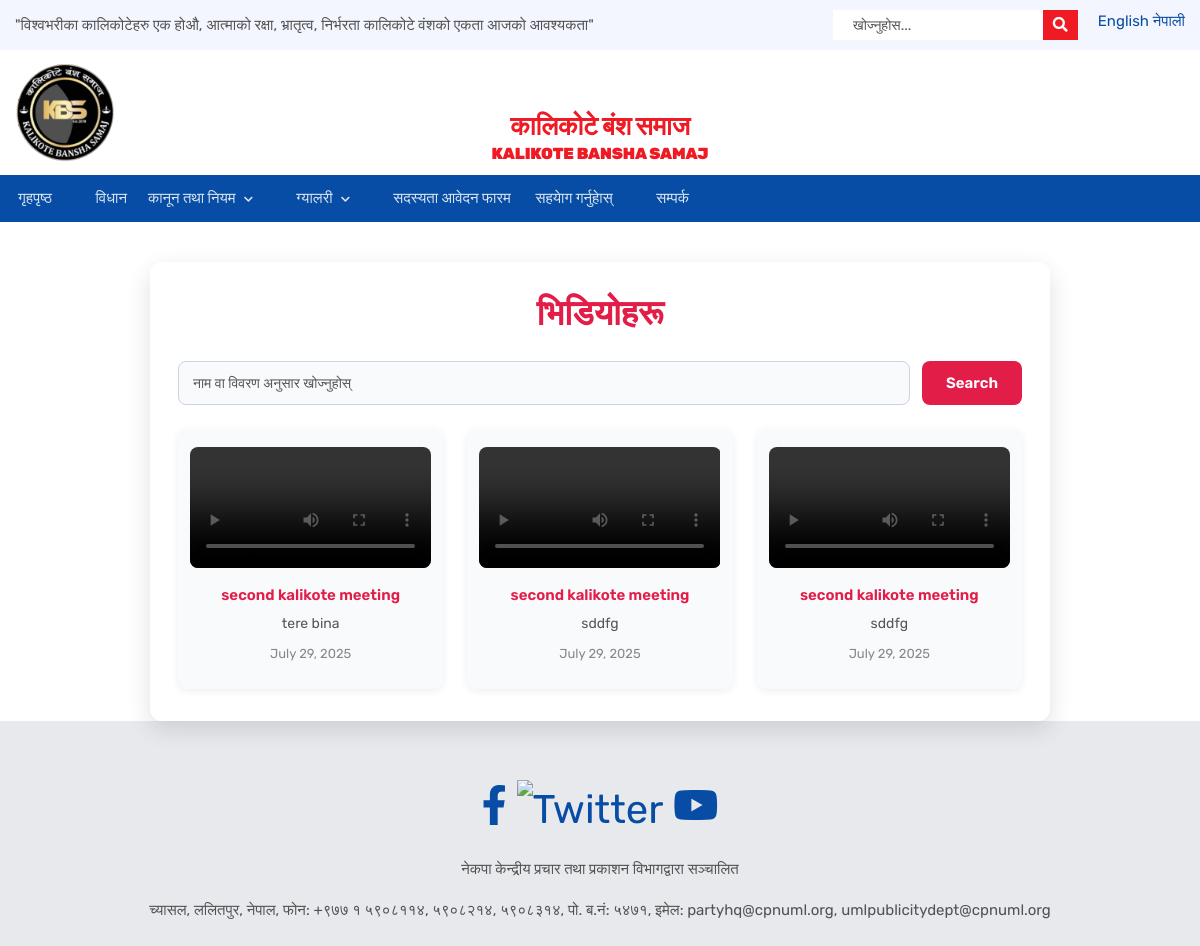
Screenshot of /videos/ with the database file from the repository.
### adminuses/models.py (models this page shows, shortened)
class Video(models.Model):
    title = models.CharField(max_length=100)
    video_file = models.FileField(upload_to='videos/')
    description = models.TextField(blank=True)
    date = models.DateField()

### gallery/views.py (the view)
# urls.py: path('videos/',video_gallery,name='video_gallery'),
def video_gallery(request):
    query = request.GET.get('q', '')
    if query:
        videos = Video.objects.filter(
            models.Q(title__icontains=query) | models.Q(description__icontains=query)
        )
    else:
        videos = Video.objects.all().order_by('-date')
    return render(request, 'video_gallery.html', {  'videos': videos})

### adminuses/context_processor.py (called while the page is built)
def logo_context(request):
    logo = Logo.objects.first()
    return {'logo': logo}

### templates/video_gallery.html (shortened to what this page needs)
{% extends 'baseuser.html' %}
{% block content %}
<div class="manage-videos-container">
  <h2 style="text-align:center; color:#e11d48; margin-bottom:28px;">भिडियोहरू</h2>
  <form method="get" class="video-search-form">
    <input type="text" name="q" placeholder="नाम वा विवरण अनुसार खोज्नुहोस्" value="{{ request.GET.q|default:'' }}">
    <button type="submit">Search</button>
  </form>
  <div class="video-grid">
    {% for video in videos %}
      <div class="video-card">
        <video controls src="{{ video.video_file.url }}"></video>
        <div class="video-title">{{ video.title }}</div>
        <div class="video-desc">{{ video.description }}</div>
        <div class="video-date">{{ video.date }}</div>
      </div>
    {% empty %}
      <p style="grid-column: 1/-1; text-align:center; color:#888;">No videos found.</p>
    {% endfor %}
  </div>
</div>
{% endblock %}

### templates/video_gallery.html (style rules this page uses)
.manage-videos-container { max-width: 900px; margin: 40px auto; background: #fff; border-radius: 12px; box-shadow: 0 8px 24px rgba(0,0,0,0.12); padding: 32px 28px; }
.video-search-form { display: flex; gap: 12px; margin-bottom: 24px; }
.video-search-form input { flex: 1; padding: 10px 14px; border-radius: 8px; border: 1px solid #cbd5e1; font-size: 15px; background: #f8fafc; }
.video-search-form button { padding: 10px 24px; border-radius: 8px; background: #e11d48; color: #fff; border: none; font-weight: 600; cursor: pointer; transition: background 0.3s; }
.video-grid { display: grid; grid-template-columns: repeat(auto-fit, minmax(220px, 1fr)); gap: 24px; }
.video-card { background: #f8fafc; border-radius: 10px; box-shadow: 0 2px 8px rgba(0,0,0,0.07); padding: 18px 12px 16px 12px; text-align: center; }
.video-card video { max-width: 100%; max-height: 180px; border-radius: 8px; margin-bottom: 10px; }
.video-card .video-title { font-weight: 600; color: #e11d48; margin-bottom: 6px; }
.video-card .video-desc { color: #555; font-size: 14px; margin-bottom: 10px; }
.video-card .video-date { color: #888; font-size: 13px; margin-bottom: 10px; }

### rows the page displays
Video: title "second kalikote meeting", description "tere bina", date "July 29, 2025"
Video: title "second kalikote meeting", description "sddfg", date "July 29, 2025"
Video: title "second kalikote meeting", description "sddfg", date "July 29, 2025"
